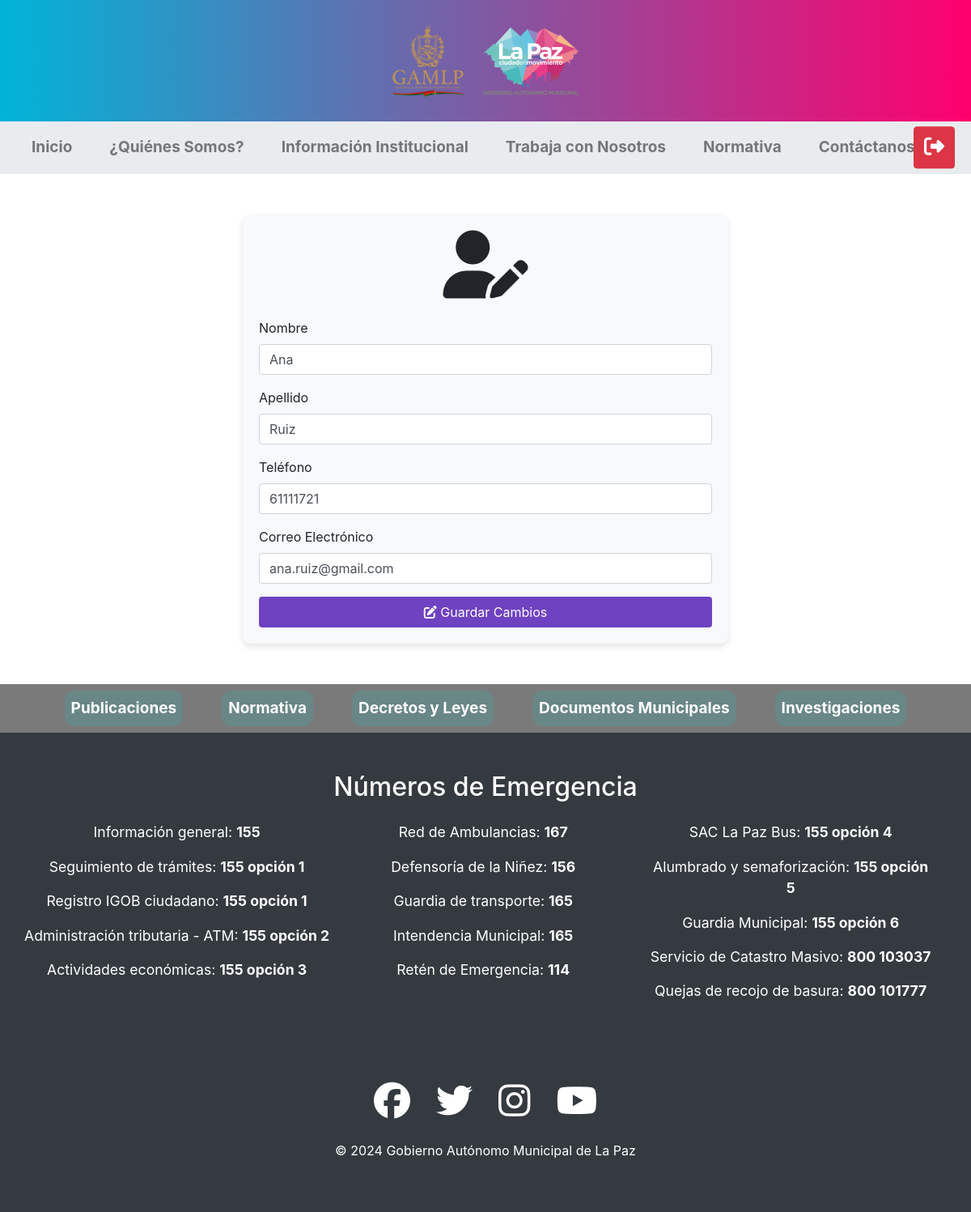
Page /PrimerParcial324/actualizarPersona.php?id=5 (signed in) on the committed database.
### tables this page shows
CREATE TABLE `persona` (
  `id_persona` int(11) NOT NULL,
  `nombre` varchar(50) DEFAULT NULL,
  `apellido` varchar(50) DEFAULT NULL,
  `ci` varchar(20) DEFAULT NULL,
  `telefono` varchar(15) DEFAULT NULL,
  `correo` varchar(50) DEFAULT NULL
);

### PrimerParcial324/actualizarPersona.php (the view, shortened to what this page needs)
<?php
include 'header.php';
include 'resources/conexion.php';
$id_persona = $_GET["id"];
$sql = "select * from persona where id_persona = $id_persona";
$resultado = mysqli_query($enlace, $sql);
$fila = mysqli_fetch_array($resultado);
?>
<div class="container">
    <div class="form-container">
        <h3 class="text-center mb-4"><i class="fa-solid fa-user-pen fa-3x"></i></h3>
        <form id="editPersonForm" action="resources/actualizar_persona.php" method="POST">
            <div class="form-group">
                <label for="nombre">Nombre</label>
                <input type="text" class="form-control" id="nombre" name="nombre" value=<?php echo $fila["nombre"] ?> required>
            </div>
            <div class="form-group">
                <label for="apellido">Apellido</label>
                <input type="text" class="form-control" id="apellido" name="apellido" value=<?php echo $fila["apellido"] ?> required>
            </div>
            <div class="form-group">
                <label for="telefono">Teléfono</label>
                <input type="text" class="form-control" id="telefono" name="telefono" value=<?php echo $fila["telefono"] ?> required>
            </div>
            <div class="form-group">
                <label for="correo">Correo Electrónico</label>
                <input type="email" class="form-control" id="correo" name="correo" value=<?php echo $fila["correo"] ?> required>
            </div>
            <button type="submit" class="btn btn-custom btn-block"><i class="fa-solid fa-pen-to-square"></i> Guardar Cambios</button>
        </form>
    </div>
</div>
<?php
include 'footer.php';
?>

### PrimerParcial324/css/style.css (style rules this page uses)
.form-container { max-width: 600px; margin: 50px auto; padding: 20px; border-radius: 10px; background-color: #f8f9fa; box-shadow: 0 4px 8px rgba(0, 0, 0, 0.1); }
.btn-custom { background-color: #6f42c1; color: white; }

### rows in the picture
persona: nombre "Ana", apellido "Ruiz", telefono "61111721", correo "ana.ruiz@gmail.com"
